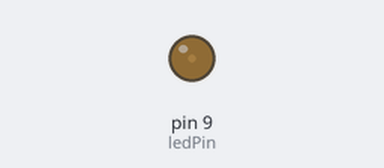
The sketch below on a simulated Arduino Uno, built with avr-gcc and run on an emulated ATmega328P. On the bench: output pins drawn as LEDs (lit = HIGH).

Above: at 0.05 s.
At 0.2 s:
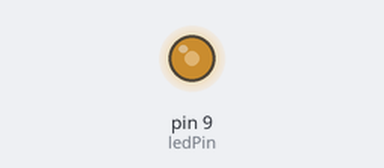
At 0.4 s:
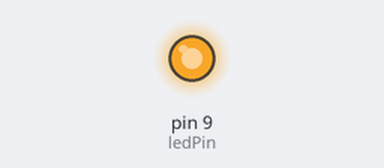
At 0.75 s:
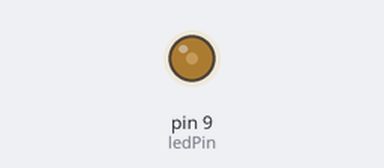
Timing chart, 0 to 3.0 s (numbered marks = the images above):
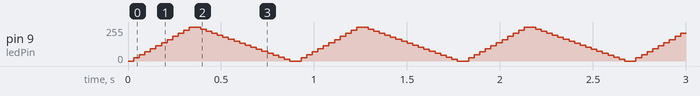

The sketch:

fading.ino
```cpp
/*
  Fading

  This example shows how to fade an LED using the analogWrite() function.

  The circuit:
  - LED attached from digital pin 9 to ground through 220 ohm resistor.


AFTER PLAYING AROUND
*/

int ledPin = 9;    // LED connected to digital pin 9

void setup() {
  // nothing happens in setup BUT IT IS STILL REQUIRED TO JUST BE HERE.
}

void loop() {
  // fade in from min to max in increments of 5 points:
  for (int fadeValue = 0 ; fadeValue <= 255; fadeValue += 23) {
    // sets the value (range from 0 to 255):
    analogWrite(ledPin, fadeValue);
    // wait for 30 milliseconds to see the dimming effect
    delay(30);
  }

  // fade out from max to min in increments of 5 points:
  for (int fadeValue = 255 ; fadeValue >= 0; fadeValue -= 15) {
    // sets the value (range from 0 to 255):
    analogWrite(ledPin, fadeValue);
    // wait for 30 milliseconds to see the dimming effect
    delay(30);
  }
}
```
